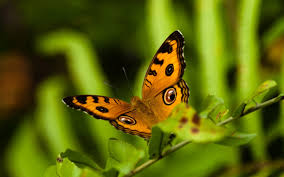
%> input picture ex5/butterfly.png, 284 x 177 px
$ octave --eval "test;"   (GNU Octave 9; MATLAB toolbox functions it lacks are replaced by stand-ins)
%> lines starting %> are read from the running program, lines starting %| are printed output that depends on the picture
### ex5/createPyramid.m
function pyr = createPyramid(im)
% [23 lines of commented-out code are left out]


pyr{4} = im;
    ratio = 2 ^ (1/3);

    % smaller images
    for i = [3: -1 : 1]
        pyr{i} = imresize(im, 1 / ratio ^ (4 - i), 'cubic');
    end
    [r,c] = size(im);

    % black bigger images
    pyr{5} = zeros(round(r * ratio), round(c * ratio));
    pyr{6} = zeros(round(r * (ratio ^ 2)), round(c * (ratio ^ 2)));
    pyr{7} = zeros(round(r * (ratio ^ 3)), round(c * (ratio ^ 3)));

end

### ex5/samplePatches.m
function [p_x, p_y, patches] = samplePatches(im, border)
% [39 lines of commented-out code are left out]


   patchRad = 2;
    patchSize = 2 * patchRad + 1;
    im = repmat(im, [1,1,patchSize]);
    % boost performance
    [origRows, origCols] = size(im);

    r = origRows - 2 * (border + patchRad);
    c = origCols - 2 * (border + patchRad);

    patches = zeros(r, c, patchSize, patchSize);


    % note to self: unloop if slow
    for i = 1: patchSize
        for j = 1: patchSize
            patches(:, :, i, j) = im(i + border : r + i + border - 1, j + border : c + border + j - 1);
        end
    end
    [p_x, p_y] = meshgrid(border + patchRad + 1 : border + patchRad + c,...
                          border + patchRad + 1 : border + patchRad + r);
end

### ex5/createDB.m
function [p_x, p_y, levels, patches] = createDB( pyr )
% [37 lines of commented-out code are left out]


 border = 2;
    patchSize = 5;
    patches = [];
    p_x = [];
    p_y = [];
    levels = [];

    for i = [1, 2, 3]
        [imPX, imPY, imPatches] = samplePatches(pyr{i} , border);
        N = length(imPX(:));
        p_x = cat(1, p_x, imPX(:));
        p_y = cat(1, p_y, imPY(:));
        levels = cat(1, levels, repmat([i], [N, 1]));
        patches = cat(1, patches, reshape(imPatches, [N, patchSize, patchSize]));
    end

end

### ex5/test.m
function []= test()
pyr = createPyramid(imread('butterfly.png'));
%> after the loop in createPyramid, `for i = [3: -1 : 1]`: pyr = 4 items
%> pyr = 7 items
[p_x1, p_y1, imPatches] = samplePatches(imread('butterfly.png'), 0);
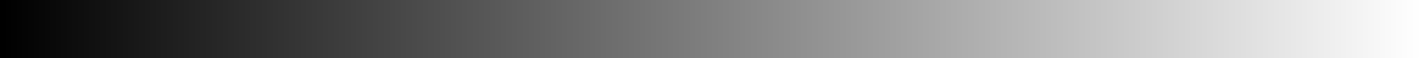
%> p_x1: size 173x4256 double (shown at 1/3 size); min 3, max 4258, mean 2130.5; drawn with min black and max white
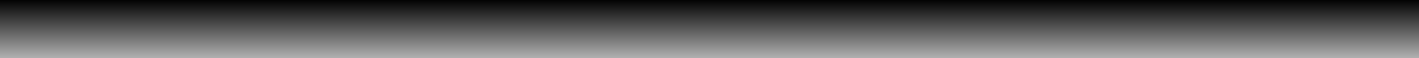
%> p_y1: size 173x4256 double (shown at 1/3 size); min 3, max 175, mean 89
[p_x2, p_y2, levels, dbPatches] = createDB( pyr );
%> the loop in createDB, `for i = [1, 2, 3]` made 3 passes
%> (origRows in samplePatches, origCols in samplePatches, r in samplePatches, c in samplePatches, N) on passes 1 to 3: (89, 2130, 81, 2122, 171882), (112, 2685, 104, 2677, 278408), (141, 3390, 133, 3382, 449806)
%> pass 1, in createDB, `[imPX, imPY, imPatches] = samplePatches(pyr{i} , border);`:
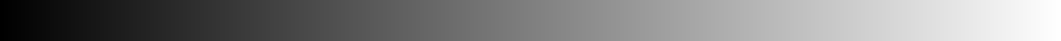
%> imPX: size 81x2122 double (shown at 1/2 size); min 5, max 2126, mean 1065.5; drawn with min black and max white
%> pass 1, in createDB, `[imPX, imPY, imPatches] = samplePatches(pyr{i} , border);`:
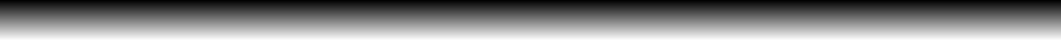
%> imPY: size 81x2122 double (shown at 1/2 size); min 5, max 85, mean 45; drawn with min black and max white
%> pass 2, in createDB, `[imPX, imPY, imPatches] = samplePatches(pyr{i} , border);`:
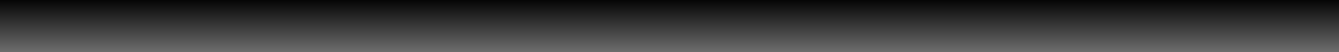
%> imPY: size 104x2677 double (shown at 1/2 size); min 5, max 108, mean 56.5

% [5 lines of commented-out code are left out]

end
